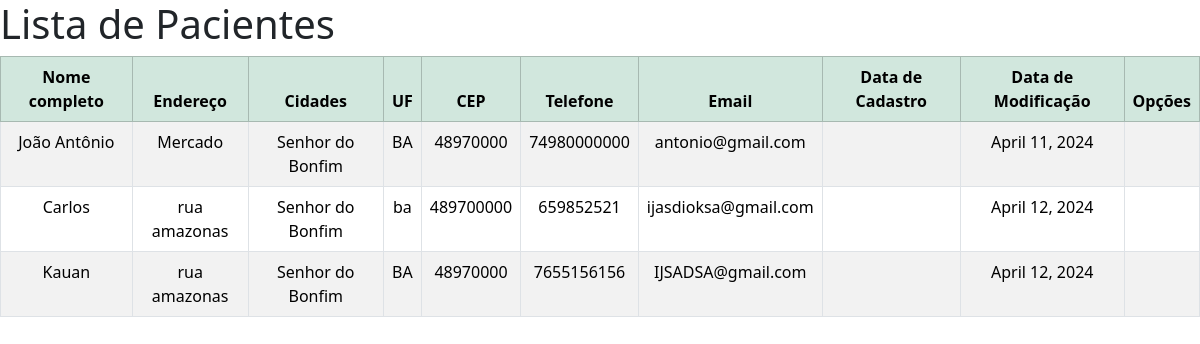
The app's page /listar_paciente/ with its own data.
### aplicacao_programinha/models.py (models this page shows, shortened)
class Paciente(models.Model):
    id = models.IntegerField(primary_key=True)
    nome_completo = models.CharField(max_length=100)
    endereco = models.CharField(max_length=100)
    cidade = models.CharField(max_length=100)
    uf = models.CharField(max_length=2)
    cep = models.CharField(max_length=9)
    telefone = models.CharField(max_length=11)
    email = models.EmailField(max_length=100)
    data_cadastro = models.DateField(auto_now_add=True)
    data_modificacao = models.DateField(auto_now_add=True)

### aplicacao_programinha/views.py (the view)
# urls.py: path('listar_paciente/', listar_paciente)
def listar_paciente(request):
    return render(request, 'listar_pacientes.html', {'lista_pacientes': Paciente.objects.all()})

### aplicacao_programinha/templates/listar_pacientes.html (shortened to what this page needs)
<!DOCTYPE html>
<html>
    <head>
        <link rel="stylesheet" href="">
        <link href="https://cdn.jsdelivr.net/npm/bootstrap@5.3.3/dist/css/bootstrap.min.css" rel="stylesheet">
    </head>
    <body>
        <h1>Lista de Pacientes</h1>
        <table class="table table-striped , table-bordered , text-center">
                <thead class="table-success">
                    <th>Nome completo</th>
                    <th>Endereço</th>
                    <th>Cidades</th>
                    <th>UF</th>
                    <th>CEP</th>
                    <th>Telefone</th>
                    <th>Email</th>
                    <th>Data de Cadastro</th>
                    <th>Data de Modificação</th>
                    <th>Opções</th>
                </thead>
            <tbody>
                {% for item in lista_pacientes %}
                <tr>
                    <td class="allign-middle">{{item.nome_completo}}</td>
                    <td class="allign-middle">{{item.endereco}}</td>
                    <td class="allign-middle">{{item.cidade}}</td>
                    <td class="allign-middle">{{item.uf}}</td>
                    <td class="allign-middle">{{item.cep}}</td>
                    <td class="allign-middle">{{item.telefone}}</td>
                    <td class="allign-middle">{{item.email}}</td>
                    <td class="allign-middle">{{item.data_de_cadastro}}</td>
                    <td class="allign-middle">{{item.data_modificacao}}</td>
                    <td class="allign-middle"></td>
                </tr>
                {% endfor %}
            </tbody>
        </table>
    </body>
</html>

### records on screen
Paciente: nome_completo "João Antônio", endereco "Mercado", cidade "Senhor do Bonfim", uf "BA", cep "48970000", telefone "74980000000", email "antonio@gmail.com", data_modificacao "April 11, 2024"
Paciente: nome_completo "Carlos", endereco "rua amazonas", cidade "Senhor do Bonfim", uf "ba", cep "489700000", telefone "659852521", email "ijasdioksa@gmail.com", data_modificacao "April 12, 2024"
Paciente: nome_completo "Kauan", endereco "rua amazonas", cidade "Senhor do Bonfim", uf "BA", cep "48970000", telefone "7655156156", email "IJSADSA@gmail.com", data_modificacao "April 12, 2024"
